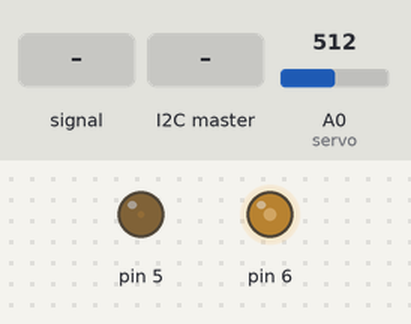
This sketch was run on a simulated Arduino Nano, built with avr-gcc and run on an emulated ATmega328P. On the bench: output pins drawn as LEDs (lit = HIGH). The inputs (shaded band) are chosen by the test bench; at power-on: A0 (servo) = 512.

Above: at 1.2 s.
1.3 s: A0 (servo) fed a 200 Hz sine of ±460 counts around its level
4.3 s: A0 (servo) set to 716
5.8 s: the I2C master sends the byte 200
At 6.2 s:
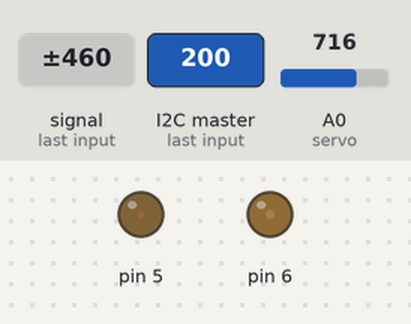
7.3 s: the I2C master sends the byte 1
At 8.6 s:
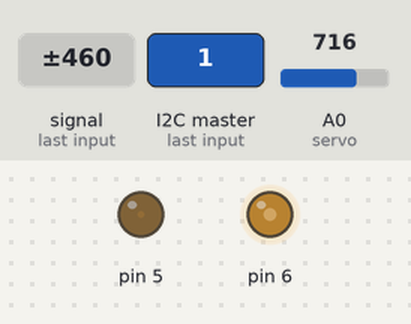
Timing chart, 0 to 9.8 s (numbered marks = the images above; inputs shaded):
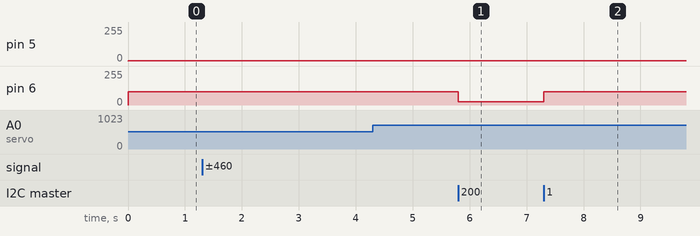

The sketch:

FietsArduinoVoorFinal.ino
```cpp
/* Adruino code voor de Arduino Nano vooraan op de fiets van Morgan. Dit is een servo motor controller die de stelwaarde via I2C krijgt

 */

#include <Wire.h>             // We gebruiken I2C of wire
#include <avr/interrupt.h>    // We gebruiken Timer 2 als watchdogtimer, omdat bij Chinese arduino Nano door fout in bootloader de normale watchdogtimer niet werkt

const int ErrorS = 2;         // Definieren van marges van de servocontroller
const int ErrorM = 5;         // We werken met 3 zones aan elke kant, met 3 verschillende snelheden
const int ErrorL = 10;
const int PWMValueS = 25;     // De 3 snelheden. Deze 6 parameters dienen om het servostuur te tunen dat het vlot en snel beweegt zonder schokken
const int PWMValueM = 40;
const int PWMValueL = 100;

float FilteredReqPos = 0;     // gefilterde waarde van de gevraagde stuurpositie
int MeasuredPosition = 0;     // Gemeten positie
int PosError = 0;             // Verschil tussen gemeten en gewenste positie
int PWMout1 = 0;              // Waarde output naar de PWM1 (analoge output)
int PWMout2 = 0;              // Waarde output naar de PWM2 (analoge output)
volatile int ReqPos = 0;      // gewenste positie die binnenkomt via I2C

void setup() {
  //Setup Timer2 om elke 16ms interrupt te genereren als we de timer niet resetten  (code te vinden op internet of zie datasheet Atmega328P)
  TCCR2B = 0x00;        //Disbale Timer2 while we set it up
  TCNT2  = 130;         //Reset Timer Count to 130 out of 255
  TIFR2  = 0x00;        //Timer2 INT Flag Reg: Clear Timer Overflow Flag
  TIMSK2 = 0x01;        //Timer2 INT Reg: Timer2 Overflow Interrupt Enable
  TCCR2A = 0x00;        //Timer2 Control Reg A: Wave Gen Mode normal
  TCCR2B = 0x07;        //Timer2 Control Reg B: Timer Prescaler set to 1024

  Wire.begin(1);                // Start I2C Communicatie, met adres 1
  Wire.onReceive(receiveEvent); // Koppel de I2C interrupt
  Serial.begin(115200);         //  Start seriele poort, om debug info naar PC scherm te sturen
}

void loop() {
  TCNT2 = 00;  // reset timer 2 = onze eigen watchdogtimer

  MeasuredPosition = constrain(map(analogRead(A0),196,845,0,255),0,255); // Meet de positie van de servo = positie van het stuur
  PosError = 1024 + ReqPos - MeasuredPosition;    // Bereken het verschil
  PWMout1 = 1;        // Zet beide PWM's voorlopig uit
  PWMout2 = 1;        // Zet beide PWM's voorlopig uit

  if(PosError > (1024 + ErrorS)) {PWMout1 = PWMValueS; PWMout2 = 1;  }    // Kijk naar het verschil en neem de juiste actie
  if(PosError > (1024 + ErrorM)) {PWMout1 = PWMValueM; PWMout2 = 1;  }
  if(PosError > (1024 + ErrorL)) {PWMout1 = PWMValueL; PWMout2 = 1;  }

  if(PosError < (1024 - ErrorS)) {PWMout1 = 1; PWMout2 = PWMValueS;  }
  if(PosError < (1024 - ErrorM)) {PWMout1 = 1; PWMout2 = PWMValueM;  }
  if(PosError < (1024 - ErrorL)) {PWMout1 = 1; PWMout2 = PWMValueL;  }

  // send the PWM values to the pins:
  analogWrite(5, PWMout1);    // PWM1 effectief naar de H-Brug sturen
  analogWrite(6, PWMout2);    // PWM2 effectief naar de H-Brug sturen


/* // Om te debuggen kan je data doorsturen naar de PC
  Serial.print("R ");
  Serial.print(ReqPos);
  Serial.print("\t M ");
  Serial.print(MeasuredPosition);
  Serial.println("");

  Serial.print("\t PWM1 ");
  Serial.print(PWMout1);
  Serial.print("\t PWM2 ");
  Serial.println(PWMout2);
*/

}
// Einde Hoofdprogramma

// IC2 Interrupt: Lees de inkomende data in1 byte en stop die in ReqPos = de gewenste stuurpositie
void receiveEvent(int howMany) {
  ReqPos = Wire.read();
  if (ReqPos < 5) {ReqPos = 5;}
  if (ReqPos > 250) {ReqPos = 250;}
}

// Volgende code is voor onze eigen watchdog functie. Als de timer overflowed (dan loopt het programma niet zoals verwacht) resetten we de Arduino
void(* resetFunc) (void) = 0; //declare reset function @ address 0

ISR(TIMER2_OVF_vect) {  // Timer2 = Watchdog interrupt
  TIFR2 = 0x00;         // Timer2 INT Flag Reg: Clear Timer Overflow Flag
  resetFunc();          // call reset, reboot de Arduino
}
```

Measured:
- after the input at 4.3 s, every drawn part: stays the same
- after the input at 5.8 s, pin 6: 100/255 → 25/255 at once
- after the input at 7.3 s, pin 6: 25/255 → 100/255 at once
